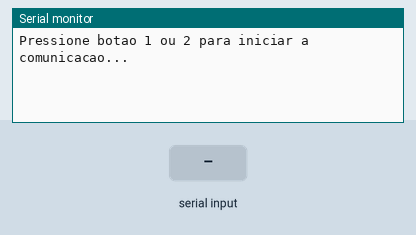
This sketch was run on a simulated Arduino Uno, built with avr-gcc and run on an emulated ATmega328P. On the bench: the last lines printed to the serial monitor. The inputs (shaded band) are chosen by the test bench. No radio packets arrive unless stated.

Above: at 1.2 s.
1.3 s: "1" received over Serial
At 3.3 s:
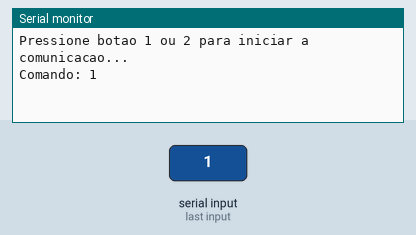
3.8 s: "2" received over Serial
At 5.1 s:
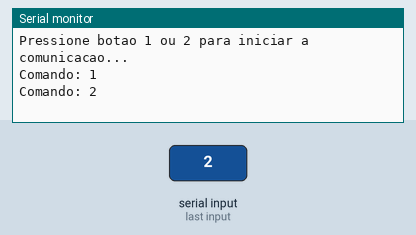
5.3 s: "0" received over Serial
At 7.5 s:
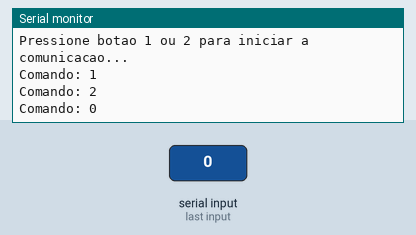

Measured:
- after the input at 1.3 s, the serial monitor: prints a new line after 1.0 s (image 1)
- after the input at 3.8 s, the serial monitor: prints a new line after 1.0 s (image 2)
- after the input at 5.3 s, the serial monitor: prints a new line after 1.0 s (image 3)

The sketch:

teste2.ino
```cpp
//Programa : Teste NRF24L01 - Emissor - Botoes
//Autor : Adilson Thomsen

#include <SPI.h>
#include "nRF24L01.h"
#include "RF24.h"

//Armazena os dados enviados
int dados[1];

//Inicializa a placa nos pinos 9 (CE) e 10 (CS) do Arduino
RF24 radio(9,10);

//Define o endereco para comunicacao entre os modulos
const uint64_t pipe = 0xE14BC8F482LL;

void setup()
{
  //Inicializa a serial
  Serial.begin(57600);
  Serial.println("Pressione botao 1 ou 2 para iniciar a comunicacao...");

  //Inicializa a comunicacao
  radio.begin();
  //Entra em modo de transmissao
  radio.openWritingPipe(pipe);
}

void loop()
{
  //Envia o numero 1 caso o botao1 seja pressionado
  if(Serial.available()){
    String letra = Serial.readString();
    Serial.println("Comando: "+letra);
    if(letra == "1"){
      dados[0] = 1;
      radio.write(dados, 1);
    }
    if(letra == "2"){
      dados[0] = 2;
      radio.write(dados, 1);
    }
  }
}
```
